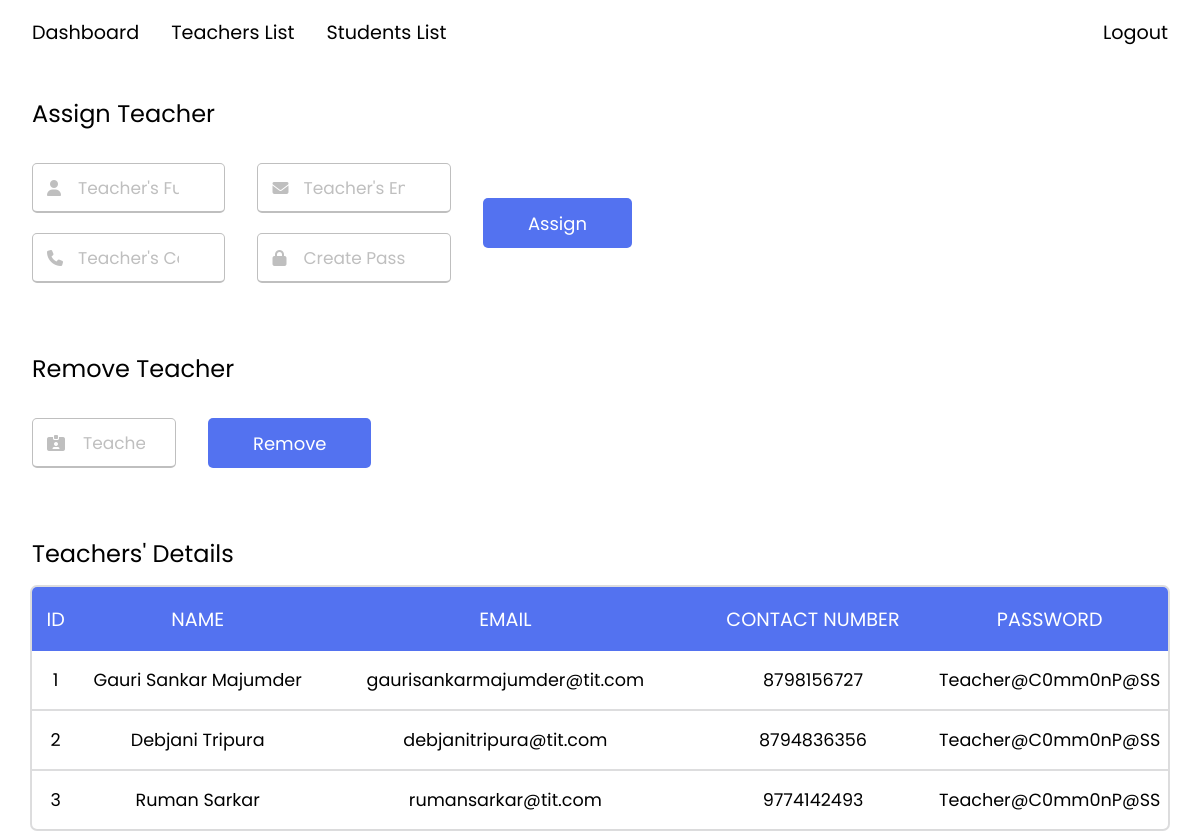
/php/adminTeacher.php, run on the app's committed database.
### tables this page shows
CREATE TABLE `teachers` (
  `teacher_id` int(255) NOT NULL,
  `user_id` int(255) NOT NULL,
  `teacher_name` varchar(255) NOT NULL,
  `teacher_phone` varchar(255) NOT NULL
);

CREATE TABLE `user` (
  `user_id` int(255) NOT NULL,
  `user_type_id` int(10) NOT NULL DEFAULT 1,
  `email` varchar(255) NOT NULL,
  `password` varchar(255) NOT NULL,
  `security_question` varchar(255) DEFAULT NULL,
  `security_answer` varchar(255) DEFAULT NULL
);

### php/adminTeacher.php (the view, shortened to what this page needs)
<?php
include 'database.php';
$teacherDetailFetchQuery = "SELECT teachers.teacher_id, teachers.teacher_name, teachers.teacher_phone, user.email, user.password
        FROM teachers
        INNER JOIN user ON teachers.user_id = user.user_id";
$teacherDetailResult = mysqli_query($conn, $teacherDetailFetchQuery);
?>
<!DOCTYPE html>
<html lang="en">
<head>
	<link rel="stylesheet" href="../css/admin.css">
	<link rel="stylesheet" href="https://cdnjs.cloudflare.com/ajax/libs/font-awesome/6.5.1/css/all.min.css">
</head>
<body>
	<p class="chart-header">Assign Teacher</p>
	<div class="container">
		<div class="form-left">
			<form action="../php/assignTeacher.php" method="post">
				<div class="left">
					<div class="field name">
						<div class="input-area">
							<input type="text" name="teacher_name" id="#" placeholder="Teacher's Full Name" required>
							<i class="icon fas fa-user"></i>
						</div>
					</div>
					<div class="field phone">
						<div class="input-area">
							<input type="text" name="teacher_phone" id="#" placeholder="Teacher's Contact Number" required>
							<i class="icon fas fa-phone"></i>
						</div>
					</div>
				</div>
				<div class="right">
					<div class="field email">
						<div class="input-area">
							<input type="email" name="email" id="#" placeholder="Teacher's Email Address" required>
							<i class="icon fas fa-envelope"></i>
						</div>
					</div>
					<div class="field password">
						<div class="input-area">
							<input type="password" name="password" id="#" placeholder="Create Password" required>
							<i class="icon fas fa-lock"></i>
						</div>
					</div>
				</div>
				<input type="submit" value="Assign">
			</form>
		</div>
	</div>
	<p class="chart-header">Remove Teacher</p>
	<div class="container">
		<div class="form-right">
			<form action="../php/removeTeacher.php" method="post">
				<div class="field id">
					<div class="input-area">
						<input type="text" name="remove_id" id="#" placeholder="Teacher's ID" required>
						<i class="icon fas fa-id-card-clip"></i>
					</div>
				</div>
				<input type="submit" name="remove_teacher" value="Remove">
			</form>
		</div>
	</div>
	<p class="chart-header">Teachers' Details</p>
	<div class="teacher-table">
		<div class="column id">ID</div>
		<div class="column name">NAME</div>
		<div class="column email">EMAIL</div>
		<div class="column phone">CONTACT NUMBER</div>
		<div class="column password">PASSWORD</div>
		<?php
		$i = 0;
		$num_rows = mysqli_num_rows($teacherDetailResult);
		while ($row = mysqli_fetch_assoc($teacherDetailResult)) {
			$i++;
			echo '<div class="data id' . ($i === $num_rows ? ' last-row' : '') . '"><p>' . $row['teacher_id'] . '</p></div>';
			echo '<div class="data name' . ($i === $num_rows ? ' last-row' : '') . '"><p>' . $row['teacher_name'] . '</p></div>';
			echo '<div class="data email' . ($i === $num_rows ? ' last-row' : '') . '"><p>' . $row['email'] . '</p></div>';
			echo '<div class="data phone' . ($i === $num_rows ? ' last-row' : '') . '"><p>' . $row['teacher_phone'] . '</p></div>';
			echo '<div class="data password' . ($i === $num_rows ? ' last-row' : '') . '"><p>' . $row['password'] . '</p></div>';
		}
		?>
	</div>
</body>
</html>

### css/admin.css (style rules this page uses)
* { margin: 0; padding: 0; box-sizing: border-box; font-family: "Poppins", sans-serif; }
body { min-height: 100vh; background-color: #ffffff; overflow-x: hidden; }
.chart-header { padding: 2rem 2rem 1rem 2rem; text-align: left; font-size: 1.5rem; }
.container { width: auto; background: #fff; padding: 1rem 1rem 1rem 2rem; border-radius: 0.3125rem; display: flex; }
.container form { width: 50vw; gap: 2rem; display: flex; justify-content: start; align-items: center; }
form .field { width: 100%; margin-bottom: 20px; transition: transform 0.3s ease; }
form .field .input-area { position: relative; }
form input { height: 50px; width: 100%; outline: none; padding: 0 45px; font-size: 18px; border-radius: 5px; border: 1px solid #bfbfbf; border-bottom-width: 2px; }
form input::placeholder { color: #bfbfbf; font-size: 17px; }
form .field i { position: absolute; top: 50%; transform: translateY(-50%); }
form .field .icon { left: 15px; color: #bfbfbf; }
form input[type="submit"] { margin-top: -20px; width: auto; border: none; color: #fff; cursor: pointer; background: #5372f0; transition: backgroud 0.2s ease; }
.form-right form input[type="text"] { padding: 0 30px 0 50px; }
.form-right form .field { width: 12vw; }
.teacher-table { display: grid; grid-template-columns: .25fr 1.25fr 2fr 1.25fr 1.25fr; grid-template-rows: 4rem auto; width: auto; margin: 0 2rem 2rem 2rem; box-shadow: rgba(0, 0, 0, 0.02) 0px 1px 3px 0px, rgba(27, 31, 35, 0.15) 0px 0px 0px 2px; border-radius: 5px; }
.teacher-table .column { background-color: #5372f0; color: #fff; display: flex; flex-direction: column; align-items: center; justify-content: center; font-size: 1.2rem; }
.teacher-table .id { border-radius: 5px 0 0 0; }
.teacher-table .password { border-radius: 0 5px 0 0; }
.teacher-table .data { display: flex; flex-direction: column; justify-items: center; align-items: center; }
.teacher-table .data p { margin: 1rem 0 0 0; width: 100%; padding-bottom: 1rem; text-align: center; border-bottom: 2px solid rgba(27, 31, 35, 0.15); font-size: 1.1rem; }
.teacher-table .data.last-row p { border-bottom: none; }

### css/nav.css (style rules this page uses)
* { margin: 0; padding: 0; box-sizing: border-box; font-family: "Poppins", sans-serif; }
.navbar { top: 0; position: sticky; min-width: 100vw; height: 8vh; display: flex; align-items: center; justify-content: space-between; padding: 0 2rem 0 2rem; backdrop-filter: blur(2rem); z-index: 10; }
.navbar a { text-decoration: none; color: #000; font-weight: 400; font-size: 1.2rem; cursor: pointer; }
.nav-left { display: flex; gap: 2rem; }

### data on the page
teachers: teacher_id "1", teacher_name "Gauri Sankar Majumder", user.email "gaurisankarmajumder@tit.com", teacher_phone "8798156727", user.password "Teacher@C0mm0nP@SS"
teachers: teacher_id "2", teacher_name "Debjani Tripura", user.email "debjanitripura@tit.com", teacher_phone "8794836356", user.password "Teacher@C0mm0nP@SS"
teachers: teacher_id "3", teacher_name "Ruman Sarkar", user.email "rumansarkar@tit.com", teacher_phone "9774142493", user.password "Teacher@C0mm0nP@SS"
